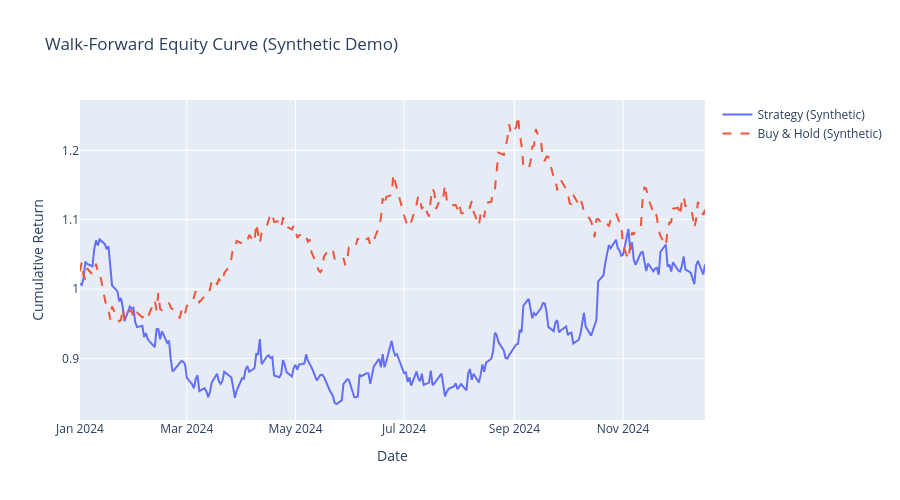

Notebook cell for this chart:
### Markdown cell above
## 7. Walk-Forward Backtest Equity Curve

Cumulative returns from the walk-forward backtest, assuming we trade based on model predictions.

### Code cell
try:
    if not bt_results.empty and "actual_return" in bt_results.columns:
        bt_results["strategy_return"] = np.where(
            bt_results["prediction"] == 1, bt_results["actual_return"], 0,
        )
        bt_results["cumulative_return"] = (1 + bt_results["strategy_return"]).cumprod()
        bt_results["buy_hold_cumulative"] = (1 + bt_results["actual_return"]).cumprod()

        fig = go.Figure()
        fig.add_trace(go.Scatter(
            x=bt_results["date"], y=bt_results["cumulative_return"],
            name="Strategy", line=dict(color="#636EFA", width=2),
        ))
        fig.add_trace(go.Scatter(
            x=bt_results["date"], y=bt_results["buy_hold_cumulative"],
            name="Buy & Hold", line=dict(color="#EF553B", width=2, dash="dash"),
        ))
        fig.update_layout(
            title=f"Walk-Forward Equity Curve — {ticker}",
            xaxis_title="Date", yaxis_title="Cumulative Return",
            height=500,
        )
        fig.show()

        total_return = bt_results["cumulative_return"].iloc[-1] - 1
        bh_return = bt_results["buy_hold_cumulative"].iloc[-1] - 1
        print(f"Strategy total return: {total_return:.2%}")
        print(f"Buy & Hold total return: {bh_return:.2%}")
    else:
        raise ValueError("No backtest results with returns")
except Exception as e:
    print(f"Equity curve error: {e}")
    print("\nGenerating synthetic equity curve for demo...")
    np.random.seed(42)
    dates = pd.date_range("2024-01-01", periods=252, freq="B")
    strategy_returns = np.random.normal(0.0003, 0.015, len(dates))
    bh_returns = np.random.normal(0.0002, 0.012, len(dates))

    fig = go.Figure()
    fig.add_trace(go.Scatter(
        x=dates, y=(1 + strategy_returns).cumprod(),
        name="Strategy (Synthetic)", line=dict(color="#636EFA", width=2),
    ))
    fig.add_trace(go.Scatter(
        x=dates, y=(1 + bh_returns).cumprod(),
        name="Buy & Hold (Synthetic)", line=dict(color="#EF553B", width=2, dash="dash"),
    ))
    fig.update_layout(
        title="Walk-Forward Equity Curve (Synthetic Demo)",
        xaxis_title="Date", yaxis_title="Cumulative Return",
        height=500,
    )
    fig.show()

### Figure 1 — Plotly figure (JSON) as saved in the notebook; plotly's stock layout.template omitted (floating-point values rounded to 4 significant figures; data arrays with more than 128 entries replaced by an {"elided": "..."} marker saying what was removed)
{"data": [{"line": {"color": "#636EFA", "width": 2}, "name": "Strategy (Synthetic)", "type": "scatter", "x": {"elided": "252 str values"}, "y": {"elided": "252 float values"}}, {"line": {"color": "#EF553B", "dash": "dash", "width": 2}, "name": "Buy & Hold (Synthetic)", "type": "scatter", "x": {"elided": "252 str values"}, "y": {"elided": "252 float values"}}], "layout": {"height": 500, "title": {"text": "Walk-Forward Equity Curve (Synthetic Demo)"}, "xaxis": {"title": {"text": "Date"}}, "yaxis": {"title": {"text": "Cumulative Return"}}}}
